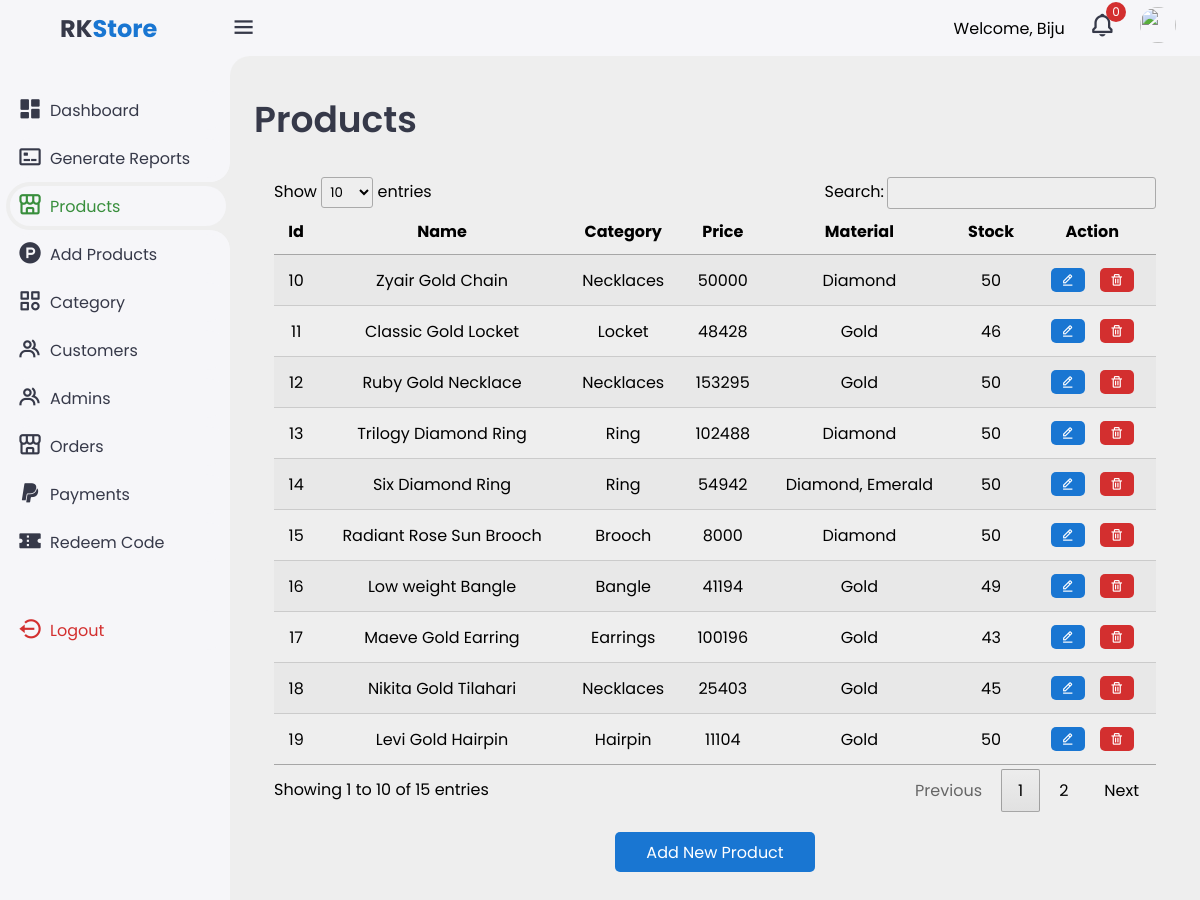
The app's page /admin/products.php (signed in) with its own data.
### tables this page shows
CREATE TABLE `products` (
  `product_id` int(11) NOT NULL,
  `name` varchar(255) NOT NULL,
  `short_description` text DEFAULT NULL,
  `long_description` text DEFAULT NULL,
  `category_id` int(11) NOT NULL,
  `price` decimal(10,0) NOT NULL,
  `material` varchar(255) DEFAULT NULL,
  `weight` decimal(10,2) DEFAULT NULL,
  `main_image_url` varchar(255) DEFAULT NULL,
  `small_images` text DEFAULT NULL,
  `stock_quantity` int(11) NOT NULL,
  `created_at` timestamp NOT NULL DEFAULT current_timestamp(),
  `updated_at` timestamp NOT NULL DEFAULT current_timestamp() ON UPDATE current_timestamp()
);

CREATE TABLE `categories` (
  `category_id` int(11) NOT NULL,
  `category_name` varchar(100) NOT NULL,
  `description` text DEFAULT NULL
);

### admin/products.php (the view, shortened to what this page needs)
<?php
include_once("./include/sidebar.php");
include_once("./php/connection.php")
?>
<main>
    <div class="header">
        <div class="left">
            <h1>Products</h1>
        </div>
    </div>
    <div class="container">
        <?php
        $sql = "SELECT * FROM products";
        $result = mysqli_query($conn, $sql);
        ?>
        <table id="example" class="display responsive nowrap" style="width:100%;">
            <thead>
                <tr>
                    <th>Id</th>
                    <th>Name</th>
                    <th>Category</th>
                    <th>Price</th>
                    <th>Material</th>
                    <th>Stock</th>
                    <th>Action</th>
                </tr>
            </thead>
            <tbody>
                <?php
                if (mysqli_num_rows($result) > 0) {
                    while ($row = mysqli_fetch_assoc($result)) {
                        $sqlc = "SELECT * FROM categories WHERE category_id=".$row['category_id'];
                        $rowc=mysqli_fetch_assoc(mysqli_query($conn,$sqlc));
                        echo "<tr>";
                        echo "<td>" . $row['product_id'] . "</td>";
                        echo "<td>" . $row['name'] . "</td>";
                        echo "<td>".$rowc['category_name']."</td>";
                        echo "<td>" . $row['price'] . "</td>";
                        echo "<td>" . $row['material'] . "</td>";
                        echo "<td>" . $row['stock_quantity'] . "</td>";
                        echo "<td class='actions'>
                        <a href='./edit-product.php?editId=". $row['product_id'] ."'><i class='bx bx-edit-alt edit'></i></a>
                        <a href='./php/delete-product.php?deleteId=". $row['product_id'] ."'><i class='bx bx-trash delete'></i></a>
                      </td>";
                        echo "</tr>";
                    }
                } else {
                    echo "<tr><td colspan='8'>No products found</td></tr>";
                }
                ?>
            </tbody>
        </table>
        <div class="add-new-button">
            <button class="add-new add-button">Add New Product</button>
        </div>
    </div>
</main>
<?php
include_once("./include/bottom.php");
?>

### admin/css/style.css (style rules this page uses)
:root { --light: #f6f6f9; --primary: #1976d2; --light-primary: #cfe8ff; --grey: #eee; --dark-grey: #aaaaaa; --dark: #363949; --danger: #d32f2f; --light-danger: #fecdd3; --warning: #fbc02d; --light-warning: #fff2c6; --success: #388e3c; --light-success: #bbf7d0; }
* { margin: 0; padding: 0; box-sizing: border-box; font-family: "Poppins", sans-serif; }
.bx { font-size: 1.7rem; }
a { text-decoration: none; }
html { overflow-x: hidden; }
body { background: var(--grey); overflow-x: hidden; }
.content main { width: 100%; padding: 36px 24px; max-height: calc(100vh - 56px); }
.content main .header { display: flex; align-items: center; justify-content: space-between; grid-gap: 16px; flex-wrap: wrap; }
.content main .header .left h1 { font-size: 36px; font-weight: 600; margin-bottom: 10px; color: var(--dark); }
#example tr td { text-align: center; }
#example tr th { text-align: center; }
.actions { display: flex; justify-content: center; gap: 5px; }
.container { padding: 20px; }
#example .actions i { color: white; }
.delete, .edit { font-size: 14px; display: flex; align-items: center; justify-content: center; cursor: pointer; border-radius: 5px; margin: 5px; }
.delete { background: var(--danger); padding: 5px 10px; color: white; }
.edit { background: var(--primary); padding: 5px 10px; color: white; }
.add-new-button { display: flex; justify-content: center; }
.add-new { background: var(--primary); width: 200px; border-radius: 5px; height: 40px; outline: none; cursor: pointer; border: none; color: white; font-size: 16px; transition: all 0.3s; margin-top: 20px; }

### records on screen
products: product_id "10", name "Zyair Gold Chain", category.category_name "Necklaces", price "50000", material "Diamond", stock_quantity "50"
products: product_id "11", name "Classic Gold Locket", category.category_name "Locket", price "48428", material "Gold", stock_quantity "46"
products: product_id "12", name "Ruby Gold Necklace", category.category_name "Necklaces", price "153295", material "Gold", stock_quantity "50"
products: product_id "13", name "Trilogy Diamond Ring", category.category_name "Ring", price "102488", material "Diamond", stock_quantity "50"
products: product_id "14", name "Six Diamond Ring", category.category_name "Ring", price "54942", material "Diamond, Emerald", stock_quantity "50"
products: product_id "15", name "Radiant Rose Sun Brooch", category.category_name "Brooch", price "8000", material "Diamond", stock_quantity "50"
products: product_id "16", name "Low weight Bangle", category.category_name "Bangle", price "41194", material "Gold", stock_quantity "49"
products: product_id "17", name "Maeve Gold Earring", category.category_name "Earrings", price "100196", material "Gold", stock_quantity "43"
products: product_id "18", name "Nikita Gold Tilahari", category.category_name "Necklaces", price "25403", material "Gold", stock_quantity "45"
products: product_id "19", name "Levi Gold Hairpin", category.category_name "Hairpin", price "11104", material "Gold", stock_quantity "50"

### other values on screen
$_SESSION['name'] "Biju"
mysqli_num_rows($resulti) "0"
